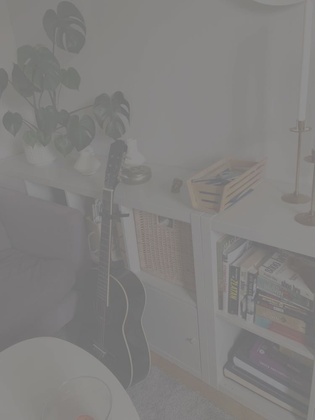
%> input picture images/bild2.jpg, 315 x 420 px, shrunk from 750 x 1000 before the run
$ octave histeq_implementation_hsv.m   (GNU Octave 9; MATLAB toolbox functions it lacks are replaced by stand-ins)
%> lines starting %> are read from the running program, lines starting %| are printed output that depends on the picture
clear all

im = imread('images/bild2.jpg');
%> im is the input picture: size 420x315x3 uint8; mean R, G, B 129.7, 128.2, 126.6
grayscale = false;

if size(im,3)==3 % if rgb image, extract v-component from image
    im_hsv = rgb2hsv(im);
%> im_hsv: size 420x315x3 double; mean H, S, V 0.256, 0.0264, 0.509
    v = im_hsv(:,:,3);
    v = uint8(255*v); % double [0,1] -> uint8 [0,256], because cdf_transform will be [0,256]
%> v: size 420x315 uint8
else
    grayscale = true;
    v = im;
end

count = imhist(v);
%> count = 256 values, max 14304 at index 138, min 0 at index 1, mean 516.8
figure,
bar(count)
title('Original Histogram')
xlabel('Brightness Level')
ylabel('Value')
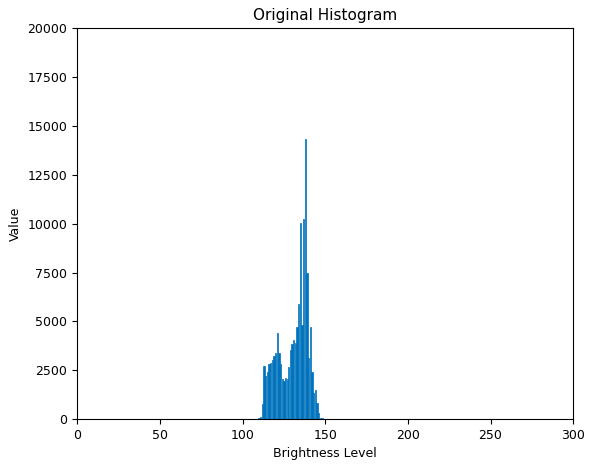
%> figure redrawn from the program's plot data; tallest bar 14304 high, from x = 137.6 to 138.4

[im_hist ~] = imhist(v); % make histogram using only v-component component
%> im_hist has the same summary as count

pdf  = im_hist/(size(v,1)*size(v,2)); % convert from intensities to probability density function
%> pdf = 256 values, max 0.108 at index 138, min 0 at index 1, mean 0.00391

cdf = cumsum(pdf);
%> cdf = 256 values from 0 to 1
cdf_transform = floor(255*cdf); % equalized intensity values
%> cdf_transform = 256 values from 0 to 255

v_histeq = zeros(size(v));
for i=1:size(v,1)
    for j=1:size(v,2)
        if v(i,j) == 0 % Array indices must be positive integers or logical values.
            v(i,j) = 1;
        end
        v_histeq(i,j) = cdf_transform(v(i,j)); % value from v is replaced with new value at index v(i,j) in cdf_transform
    end
end
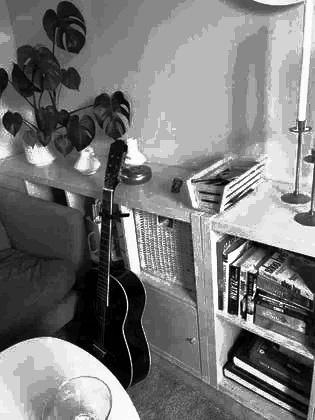
%> v_histeq: size 420x315 double; min 0, max 254, mean 121.3

im_hsv(:,:,3) = v_histeq/255; % rescale back into [0,1]
%> im_hsv: size 420x315x3 double; mean H, S, V 0.256, 0.0264, 0.476
rgb = hsv2rgb(im_hsv); % convert to RGB

figure,
imshow(rgb)
title('Image After Histogram Equalization')
figure,
if grayscale == true
    imshow(im)
else
    imshow(im)
end
title('Original Image')

greyscale_histeq_uint8 = uint8(v_histeq);
new_count = imhist(greyscale_histeq_uint8);
%> new_count = 256 values, max 14304 at index 186, min 0 at index 3, mean 516.8
figure,
bar(new_count)
title('Equalized Histogram')
xlabel('Brightness Level')
ylabel('Value')
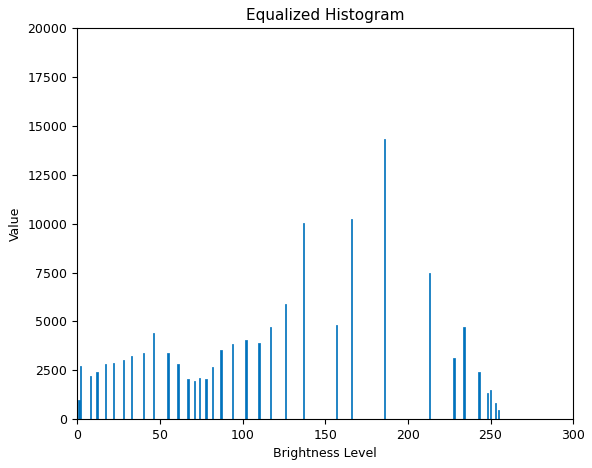
%> figure redrawn from the program's plot data; tallest bar 14304 high, from x = 185.6 to 186.4

figure,
imshow(histeq(im))
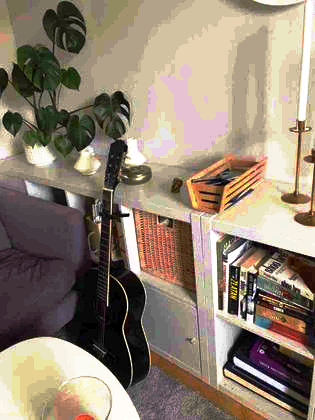
%> displayed picture: size 420x315x3, on the screen's scale of 0 to 255; mean R, G, B 146.2, 131.5, 114.4
title('MATLABs histeq-function')


%  Performance evaluation
histeq_im = histeq(im);
if ~grayscale
    histeq_im = histeq_im(:,:,3);
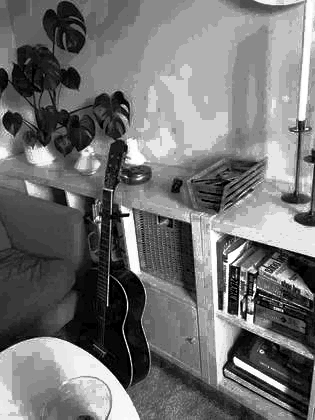
%> histeq_im: size 420x315 uint8; min 0, max 255, mean 114.4
end

mad_histeq = mad(v_histeq,0,'all');
%> mad_histeq = 61.2
mad_orig = mad(double(v),0,'all');
%> mad_orig = 7.43
mad_matlab_histeq= mad(double(histeq_im),0,'all');
%> mad_matlab_histeq = 58.67

$ run again, with images/bild1.jpg copied over images/bild2.jpg
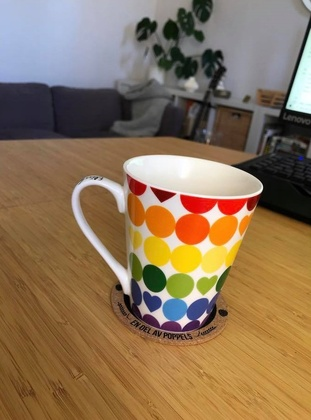
%> input picture images/bild1.jpg, 311 x 420 px, shrunk from 668 x 902 before the run
%> im is the input picture: size 420x311x3 uint8; mean R, G, B 140.1, 115.4, 87.7
%> count = 256 values, max 1934 at index 138, min 10 at index 1, mean 510.2
%> `ylabel('Value')`:
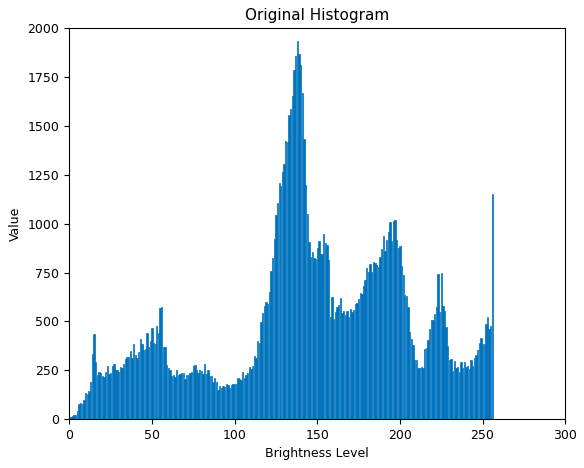
%> figure redrawn from the program's plot data; tallest bar 1934 high, from x = 137.6 to 138.4
%> im_hist has the same summary as count
%> pdf = 256 values, max 0.0148 at index 138, min 7.66e-05 at index 1, mean 0.00391
%> cdf = 256 values from 7.66e-05 to 1
%> cdf_transform = 256 values from 0 to 255
%> new_count = 256 values, max 1934 at index 105, min 0 at index 59, mean 510.2
%> `histeq_im = histeq_im(:,:,3);`:
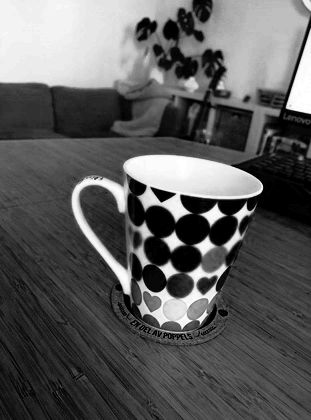
%> histeq_im: size 420x311 uint8; min 0, max 255, mean 92.4
%> mad_histeq = 63.83
%> mad_orig = 46.74
%> mad_matlab_histeq = 61.38
